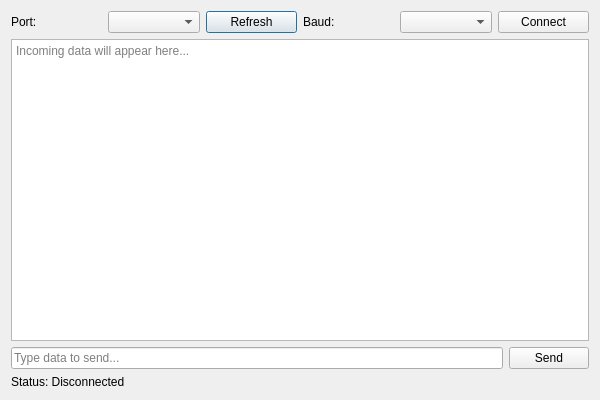
<?xml version="1.0" encoding="UTF-8"?>
<ui version="4.0">
 <class>SerialTestDialog</class>
 <widget class="QDialog" name="SerialTestDialog">
  <property name="geometry">
   <rect>
    <x>0</x>
    <y>0</y>
    <width>600</width>
    <height>400</height>
   </rect>
  </property>
  <property name="windowTitle">
   <string>Serial Communication Test</string>
  </property>
  <layout class="QVBoxLayout" name="verticalLayout">
   <item>
    <layout class="QHBoxLayout" name="topLayout">
     <item>
      <widget class="QLabel" name="labelPort">
       <property name="text">
        <string>Port:</string>
       </property>
      </widget>
     </item>
     <item>
      <widget class="QComboBox" name="cbPort"/>
     </item>
     <item>
      <widget class="QPushButton" name="btnRefresh">
       <property name="text">
        <string>Refresh</string>
       </property>
      </widget>
     </item>
     <item>
      <widget class="QLabel" name="labelBaud">
       <property name="text">
        <string>Baud:</string>
       </property>
      </widget>
     </item>
     <item>
      <widget class="QComboBox" name="cbBaud"/>
     </item>
     <item>
      <widget class="QPushButton" name="btnConnect">
       <property name="text">
        <string>Connect</string>
       </property>
      </widget>
     </item>
    </layout>
   </item>
   <item>
    <widget class="QTextEdit" name="txtReceive">
     <property name="readOnly">
      <bool>true</bool>
     </property>
     <property name="placeholderText">
      <string>Incoming data will appear here...</string>
     </property>
    </widget>
   </item>
   <item>
    <layout class="QHBoxLayout" name="sendLayout">
     <item>
      <widget class="QLineEdit" name="txtSend">
       <property name="placeholderText">
        <string>Type data to send...</string>
       </property>
      </widget>
     </item>
     <item>
      <widget class="QPushButton" name="btnSend">
       <property name="text">
        <string>Send</string>
       </property>
      </widget>
     </item>
    </layout>
   </item>
   <item>
    <widget class="QLabel" name="lblStatus">
     <property name="text">
      <string>Status: Disconnected</string>
     </property>
    </widget>
   </item>
  </layout>
 </widget>
 <resources/>
 <connections/>
</ui>
